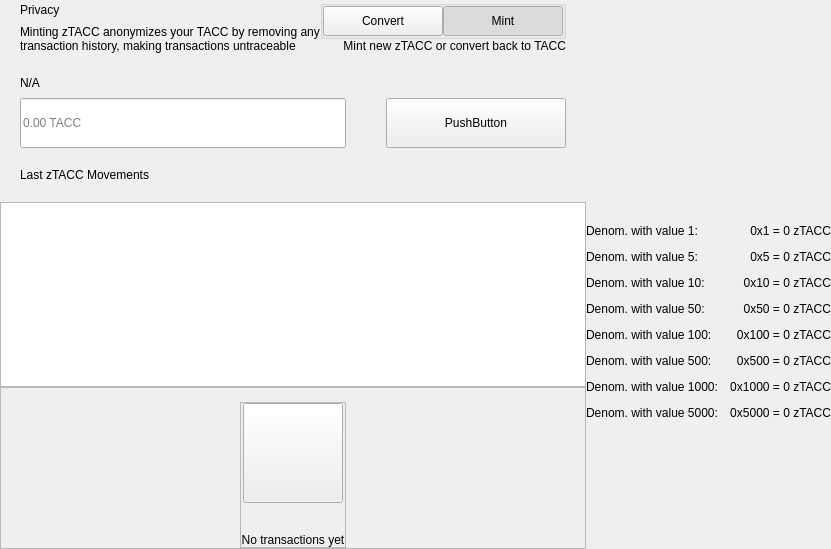
<?xml version="1.0" encoding="UTF-8"?>
<ui version="4.0">
 <class>PrivacyWidget</class>
 <widget class="QWidget" name="PrivacyWidget">
  <property name="geometry">
   <rect>
    <x>0</x>
    <y>0</y>
    <width>629</width>
    <height>549</height>
   </rect>
  </property>
  <property name="windowTitle">
   <string>Form</string>
  </property>
  <layout class="QHBoxLayout" name="horizontalLayout_1" stretch="2,1">
   <property name="spacing">
    <number>0</number>
   </property>
   <property name="leftMargin">
    <number>0</number>
   </property>
   <property name="topMargin">
    <number>0</number>
   </property>
   <property name="rightMargin">
    <number>0</number>
   </property>
   <property name="bottomMargin">
    <number>0</number>
   </property>
   <item>
    <widget class="QWidget" name="left" native="true">
     <layout class="QVBoxLayout" name="verticalLayout_3">
      <property name="leftMargin">
       <number>0</number>
      </property>
      <property name="topMargin">
       <number>0</number>
      </property>
      <property name="rightMargin">
       <number>0</number>
      </property>
      <property name="bottomMargin">
       <number>0</number>
      </property>
      <item>
       <layout class="QVBoxLayout" name="verticalLayout_2">
        <property name="spacing">
         <number>0</number>
        </property>
        <item>
         <layout class="QVBoxLayout" name="verticalLayoutTop">
          <property name="spacing">
           <number>0</number>
          </property>
          <property name="leftMargin">
           <number>20</number>
          </property>
          <property name="rightMargin">
           <number>20</number>
          </property>
          <item>
           <layout class="QHBoxLayout" name="horizontalLayout_2">
            <property name="spacing">
             <number>0</number>
            </property>
            <item>
             <layout class="QVBoxLayout" name="verticalLayout11">
              <property name="spacing">
               <number>5</number>
              </property>
              <item>
               <widget class="QLabel" name="labelTitle">
                <property name="text">
                 <string>Privacy</string>
                </property>
               </widget>
              </item>
              <item>
               <widget class="QLabel" name="labelSubtitle1">
                <property name="maximumSize">
                 <size>
                  <width>16777215</width>
                  <height>16777215</height>
                 </size>
                </property>
                <property name="text">
                 <string>Minting zTACC anonymizes your TACC by removing any
transaction history, making transactions untraceable</string>
                </property>
               </widget>
              </item>
             </layout>
            </item>
            <item>
             <spacer name="horizontalSpacer">
              <property name="orientation">
               <enum>Qt::Horizontal</enum>
              </property>
              <property name="sizeHint" stdset="0">
               <size>
                <width>40</width>
                <height>20</height>
               </size>
              </property>
             </spacer>
            </item>
            <item>
             <widget class="QWidget" name="containerViewPrivacyChecks" native="true">
              <layout class="QVBoxLayout" name="containerPrivacyChecks">
               <property name="spacing">
                <number>0</number>
               </property>
               <property name="leftMargin">
                <number>0</number>
               </property>
               <property name="topMargin">
                <number>0</number>
               </property>
               <property name="rightMargin">
                <number>0</number>
               </property>
               <property name="bottomMargin">
                <number>0</number>
               </property>
               <item alignment="Qt::AlignHCenter|Qt::AlignVCenter">
                <widget class="QGroupBox" name="groupBox">
                 <property name="title">
                  <string/>
                 </property>
                 <layout class="QHBoxLayout" name="horizontalLayout_2_1">
                  <property name="spacing">
                   <number>0</number>
                  </property>
                  <property name="leftMargin">
                   <number>0</number>
                  </property>
                  <property name="topMargin">
                   <number>0</number>
                  </property>
                  <property name="rightMargin">
                   <number>0</number>
                  </property>
                  <property name="bottomMargin">
                   <number>0</number>
                  </property>
                  <item>
                   <widget class="QPushButton" name="pushLeft">
                    <property name="minimumSize">
                     <size>
                      <width>120</width>
                      <height>30</height>
                     </size>
                    </property>
                    <property name="maximumSize">
                     <size>
                      <width>120</width>
                      <height>30</height>
                     </size>
                    </property>
                    <property name="focusPolicy">
                     <enum>Qt::NoFocus</enum>
                    </property>
                    <property name="text">
                     <string>Convert</string>
                    </property>
                    <property name="checkable">
                     <bool>true</bool>
                    </property>
                    <property name="autoExclusive">
                     <bool>true</bool>
                    </property>
                   </widget>
                  </item>
                  <item>
                   <widget class="QPushButton" name="pushRight">
                    <property name="minimumSize">
                     <size>
                      <width>120</width>
                      <height>30</height>
                     </size>
                    </property>
                    <property name="maximumSize">
                     <size>
                      <width>120</width>
                      <height>30</height>
                     </size>
                    </property>
                    <property name="focusPolicy">
                     <enum>Qt::NoFocus</enum>
                    </property>
                    <property name="text">
                     <string>Mint</string>
                    </property>
                    <property name="checkable">
                     <bool>true</bool>
                    </property>
                    <property name="checked">
                     <bool>true</bool>
                    </property>
                    <property name="autoExclusive">
                     <bool>true</bool>
                    </property>
                   </widget>
                  </item>
                 </layout>
                </widget>
               </item>
               <item alignment="Qt::AlignTop">
                <widget class="QLabel" name="labelSubtitle2">
                 <property name="text">
                  <string>Mint new zTACC or convert back to TACC</string>
                 </property>
                 <property name="alignment">
                  <set>Qt::AlignRight|Qt::AlignTrailing|Qt::AlignVCenter</set>
                 </property>
                </widget>
               </item>
              </layout>
             </widget>
            </item>
           </layout>
          </item>
          <item>
           <spacer name="verticalSpacer_2">
            <property name="orientation">
             <enum>Qt::Vertical</enum>
            </property>
            <property name="sizeType">
             <enum>QSizePolicy::Fixed</enum>
            </property>
            <property name="sizeHint" stdset="0">
             <size>
              <width>20</width>
              <height>20</height>
             </size>
            </property>
           </spacer>
          </item>
          <item>
           <layout class="QHBoxLayout" name="horizontalLayout_3" stretch="2">
            <property name="spacing">
             <number>0</number>
            </property>
            <item>
             <layout class="QVBoxLayout" name="verticalLayout_7">
              <property name="spacing">
               <number>5</number>
              </property>
              <item>
               <widget class="QLabel" name="labelSubtitleAmount">
                <property name="minimumSize">
                 <size>
                  <width>0</width>
                  <height>20</height>
                 </size>
                </property>
                <property name="maximumSize">
                 <size>
                  <width>16777215</width>
                  <height>20</height>
                 </size>
                </property>
                <property name="text">
                 <string notr="true">N/A</string>
                </property>
               </widget>
              </item>
              <item>
               <layout class="QHBoxLayout" name="horizontalLayout_3_1" stretch="1,0,0">
                <property name="spacing">
                 <number>0</number>
                </property>
                <item>
                 <widget class="QLineEdit" name="lineEditAmount">
                  <property name="minimumSize">
                   <size>
                    <width>0</width>
                    <height>50</height>
                   </size>
                  </property>
                  <property name="maxLength">
                   <number>8</number>
                  </property>
                  <property name="placeholderText">
                   <string notr="true">0.00 TACC</string>
                  </property>
                 </widget>
                </item>
                <item>
                 <spacer name="horizontalSpacer_4">
                  <property name="orientation">
                   <enum>Qt::Horizontal</enum>
                  </property>
                  <property name="sizeHint" stdset="0">
                   <size>
                    <width>40</width>
                    <height>20</height>
                   </size>
                  </property>
                 </spacer>
                </item>
                <item>
                 <widget class="QPushButton" name="pushButtonSave">
                  <property name="minimumSize">
                   <size>
                    <width>180</width>
                    <height>50</height>
                   </size>
                  </property>
                  <property name="focusPolicy">
                   <enum>Qt::NoFocus</enum>
                  </property>
                  <property name="text">
                   <string>PushButton</string>
                  </property>
                 </widget>
                </item>
               </layout>
              </item>
             </layout>
            </item>
           </layout>
          </item>
         </layout>
        </item>
        <item>
         <spacer name="verticalSpacer_3">
          <property name="orientation">
           <enum>Qt::Vertical</enum>
          </property>
          <property name="sizeType">
           <enum>QSizePolicy::Fixed</enum>
          </property>
          <property name="sizeHint" stdset="0">
           <size>
            <width>20</width>
            <height>20</height>
           </size>
          </property>
         </spacer>
        </item>
        <item>
         <layout class="QHBoxLayout" name="horizontalLayout_4">
          <property name="spacing">
           <number>0</number>
          </property>
          <property name="leftMargin">
           <number>20</number>
          </property>
          <item>
           <widget class="QLabel" name="labelListHistory">
            <property name="text">
             <string>Last zTACC Movements</string>
            </property>
           </widget>
          </item>
         </layout>
        </item>
        <item>
         <layout class="QVBoxLayout" name="verticalLayout_6">
          <property name="spacing">
           <number>0</number>
          </property>
          <item>
           <spacer name="verticalSpacer_4">
            <property name="orientation">
             <enum>Qt::Vertical</enum>
            </property>
            <property name="sizeType">
             <enum>QSizePolicy::Fixed</enum>
            </property>
            <property name="sizeHint" stdset="0">
             <size>
              <width>20</width>
              <height>20</height>
             </size>
            </property>
           </spacer>
          </item>
          <item>
           <widget class="QListView" name="listView">
            <property name="enabled">
             <bool>true</bool>
            </property>
            <property name="focusPolicy">
             <enum>Qt::NoFocus</enum>
            </property>
           </widget>
          </item>
          <item>
           <widget class="QFrame" name="emptyContainer">
            <property name="minimumSize">
             <size>
              <width>0</width>
              <height>100</height>
             </size>
            </property>
            <property name="frameShape">
             <enum>QFrame::StyledPanel</enum>
            </property>
            <property name="frameShadow">
             <enum>QFrame::Raised</enum>
            </property>
            <layout class="QVBoxLayout" name="verticalLayout_71" stretch="1,8">
             <property name="spacing">
              <number>0</number>
             </property>
             <property name="leftMargin">
              <number>0</number>
             </property>
             <property name="topMargin">
              <number>0</number>
             </property>
             <property name="rightMargin">
              <number>0</number>
             </property>
             <property name="bottomMargin">
              <number>0</number>
             </property>
             <item>
              <spacer name="verticalSpacer">
               <property name="orientation">
                <enum>Qt::Vertical</enum>
               </property>
               <property name="sizeHint" stdset="0">
                <size>
                 <width>20</width>
                 <height>20</height>
                </size>
               </property>
              </spacer>
             </item>
             <item alignment="Qt::AlignHCenter|Qt::AlignVCenter">
              <widget class="QFrame" name="emptyScreen">
               <property name="sizePolicy">
                <sizepolicy hsizetype="Expanding" vsizetype="Expanding">
                 <horstretch>0</horstretch>
                 <verstretch>0</verstretch>
                </sizepolicy>
               </property>
               <property name="frameShape">
                <enum>QFrame::StyledPanel</enum>
               </property>
               <property name="frameShadow">
                <enum>QFrame::Raised</enum>
               </property>
               <layout class="QVBoxLayout" name="verticalLayout">
                <property name="spacing">
                 <number>30</number>
                </property>
                <property name="leftMargin">
                 <number>0</number>
                </property>
                <property name="topMargin">
                 <number>0</number>
                </property>
                <property name="rightMargin">
                 <number>0</number>
                </property>
                <property name="bottomMargin">
                 <number>0</number>
                </property>
                <item alignment="Qt::AlignHCenter|Qt::AlignVCenter">
                 <widget class="QPushButton" name="pushImgEmpty">
                  <property name="minimumSize">
                   <size>
                    <width>100</width>
                    <height>100</height>
                   </size>
                  </property>
                  <property name="maximumSize">
                   <size>
                    <width>100</width>
                    <height>100</height>
                   </size>
                  </property>
                  <property name="focusPolicy">
                   <enum>Qt::NoFocus</enum>
                  </property>
                  <property name="text">
                   <string/>
                  </property>
                  <property name="iconSize">
                   <size>
                    <width>100</width>
                    <height>100</height>
                   </size>
                  </property>
                 </widget>
                </item>
                <item alignment="Qt::AlignHCenter|Qt::AlignVCenter">
                 <widget class="QLabel" name="labelEmpty">
                  <property name="styleSheet">
                   <string notr="true"/>
                  </property>
                  <property name="text">
                   <string>No transactions yet</string>
                  </property>
                  <property name="alignment">
                   <set>Qt::AlignCenter</set>
                  </property>
                 </widget>
                </item>
               </layout>
              </widget>
             </item>
            </layout>
           </widget>
          </item>
         </layout>
        </item>
       </layout>
      </item>
     </layout>
    </widget>
   </item>
   <item>
    <widget class="QWidget" name="right" native="true">
     <layout class="QVBoxLayout" name="verticalLayout_5">
      <property name="leftMargin">
       <number>0</number>
      </property>
      <property name="topMargin">
       <number>0</number>
      </property>
      <property name="rightMargin">
       <number>0</number>
      </property>
      <property name="bottomMargin">
       <number>0</number>
      </property>
      <item>
       <widget class="OptionButton" name="btnCoinControl" native="true">
        <property name="minimumSize">
         <size>
          <width>0</width>
          <height>50</height>
         </size>
        </property>
       </widget>
      </item>
      <item>
       <widget class="OptionButton" name="btnRescanMints" native="true">
        <property name="minimumSize">
         <size>
          <width>0</width>
          <height>50</height>
         </size>
        </property>
       </widget>
      </item>
      <item>
       <widget class="OptionButton" name="btnResetZerocoin" native="true">
        <property name="minimumSize">
         <size>
          <width>0</width>
          <height>50</height>
         </size>
        </property>
       </widget>
      </item>
      <item>
       <widget class="OptionButton" name="btnTotalzTACC" native="true">
        <property name="minimumSize">
         <size>
          <width>0</width>
          <height>50</height>
         </size>
        </property>
       </widget>
      </item>
      <item>
       <layout class="QVBoxLayout" name="verticalLayout_4">
        <property name="spacing">
         <number>0</number>
        </property>
        <item>
         <widget class="QWidget" name="layoutDenom" native="true">
          <layout class="QVBoxLayout" name="verticalLayoutDenom">
           <property name="spacing">
            <number>12</number>
           </property>
           <property name="leftMargin">
            <number>0</number>
           </property>
           <property name="topMargin">
            <number>0</number>
           </property>
           <property name="rightMargin">
            <number>0</number>
           </property>
           <property name="bottomMargin">
            <number>0</number>
           </property>
           <item>
            <layout class="QHBoxLayout" name="horizontalLayout_4_1">
             <item>
              <widget class="QLabel" name="labelTitleDenom1">
               <property name="text">
                <string>Denom. with value 1:</string>
               </property>
              </widget>
             </item>
             <item>
              <widget class="QLabel" name="labelValueDenom1">
               <property name="text">
                <string notr="true">0x1 = 0 zTACC</string>
               </property>
               <property name="alignment">
                <set>Qt::AlignRight|Qt::AlignTrailing|Qt::AlignVCenter</set>
               </property>
              </widget>
             </item>
            </layout>
           </item>
           <item>
            <layout class="QHBoxLayout" name="horizontalLayout_4_2">
             <item>
              <widget class="QLabel" name="labelTitleDenom5">
               <property name="text">
                <string>Denom. with value 5:</string>
               </property>
              </widget>
             </item>
             <item>
              <widget class="QLabel" name="labelValueDenom5">
               <property name="text">
                <string notr="true">0x5 = 0 zTACC</string>
               </property>
               <property name="alignment">
                <set>Qt::AlignRight|Qt::AlignTrailing|Qt::AlignVCenter</set>
               </property>
              </widget>
             </item>
            </layout>
           </item>
           <item>
            <layout class="QHBoxLayout" name="horizontalLayout_4_3">
             <item>
              <widget class="QLabel" name="labelTitleDenom10">
               <property name="text">
                <string>Denom. with value 10:</string>
               </property>
              </widget>
             </item>
             <item>
              <widget class="QLabel" name="labelValueDenom10">
               <property name="text">
                <string notr="true">0x10 = 0 zTACC</string>
               </property>
               <property name="alignment">
                <set>Qt::AlignRight|Qt::AlignTrailing|Qt::AlignVCenter</set>
               </property>
              </widget>
             </item>
            </layout>
           </item>
           <item>
            <layout class="QHBoxLayout" name="horizontalLayout_4_4">
             <item>
              <widget class="QLabel" name="labelTitleDenom50">
               <property name="text">
                <string>Denom. with value 50:</string>
               </property>
              </widget>
             </item>
             <item>
              <widget class="QLabel" name="labelValueDenom50">
               <property name="text">
                <string notr="true">0x50 = 0 zTACC</string>
               </property>
               <property name="alignment">
                <set>Qt::AlignRight|Qt::AlignTrailing|Qt::AlignVCenter</set>
               </property>
              </widget>
             </item>
            </layout>
           </item>
           <item>
            <layout class="QHBoxLayout" name="horizontalLayout_4_5">
             <item>
              <widget class="QLabel" name="labelTitleDenom100">
               <property name="text">
                <string>Denom. with value 100:</string>
               </property>
              </widget>
             </item>
             <item>
              <widget class="QLabel" name="labelValueDenom100">
               <property name="text">
                <string notr="true">0x100 = 0 zTACC</string>
               </property>
               <property name="alignment">
                <set>Qt::AlignRight|Qt::AlignTrailing|Qt::AlignVCenter</set>
               </property>
              </widget>
             </item>
            </layout>
           </item>
           <item>
            <layout class="QHBoxLayout" name="horizontalLayout_4_6">
             <item>
              <widget class="QLabel" name="labelTitleDenom500">
               <property name="text">
                <string>Denom. with value 500:</string>
               </property>
              </widget>
             </item>
             <item>
              <widget class="QLabel" name="labelValueDenom500">
               <property name="text">
                <string notr="true">0x500 = 0 zTACC</string>
               </property>
               <property name="alignment">
                <set>Qt::AlignRight|Qt::AlignTrailing|Qt::AlignVCenter</set>
               </property>
              </widget>
             </item>
            </layout>
           </item>
           <item>
            <layout class="QHBoxLayout" name="horizontalLayout_4_7">
             <item>
              <widget class="QLabel" name="labelTitleDenom1000">
               <property name="text">
                <string>Denom. with value 1000:</string>
               </property>
              </widget>
             </item>
             <item>
              <widget class="QLabel" name="labelValueDenom1000">
               <property name="text">
                <string notr="true">0x1000 = 0 zTACC</string>
               </property>
               <property name="alignment">
                <set>Qt::AlignRight|Qt::AlignTrailing|Qt::AlignVCenter</set>
               </property>
              </widget>
             </item>
            </layout>
           </item>
           <item>
            <layout class="QHBoxLayout" name="horizontalLayout_4_8">
             <item>
              <widget class="QLabel" name="labelTitleDenom5000">
               <property name="text">
                <string>Denom. with value 5000:</string>
               </property>
              </widget>
             </item>
             <item>
              <widget class="QLabel" name="labelValueDenom5000">
               <property name="text">
                <string notr="true">0x5000 = 0 zTACC</string>
               </property>
               <property name="alignment">
                <set>Qt::AlignRight|Qt::AlignTrailing|Qt::AlignVCenter</set>
               </property>
              </widget>
             </item>
            </layout>
           </item>
          </layout>
         </widget>
        </item>
        <item>
         <spacer name="verticalSpacer_5">
          <property name="orientation">
           <enum>Qt::Vertical</enum>
          </property>
          <property name="sizeHint" stdset="0">
           <size>
            <width>20</width>
            <height>40</height>
           </size>
          </property>
         </spacer>
        </item>
       </layout>
      </item>
     </layout>
    </widget>
   </item>
  </layout>
 </widget>
 <customwidgets>
  <customwidget>
   <class>OptionButton</class>
   <extends>QWidget</extends>
   <header>qt/pivx/optionbutton.h</header>
   <container>1</container>
  </customwidget>
 </customwidgets>
 <resources/>
 <connections/>
</ui>
